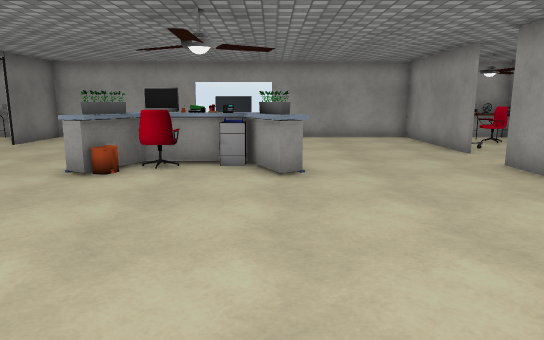
view 1 (above)

24 first-person views from a walk through a 3-D level made in the Unity game engine. The camera is 1.4 m above the floor, tilts 10° down and sees 70° across. The floor is counted in squares, 1 m on a side. Each view is taken from the middle of a square. On the plan, view 1 faces up. The plan holds only what a view shows up to about 16 squares ahead; the rest is blank. The player character is not drawn. Some animated figures are not drawn. Door leaves are left out, so doorways stand open. Some surface patterns are stand-ins.

view 2
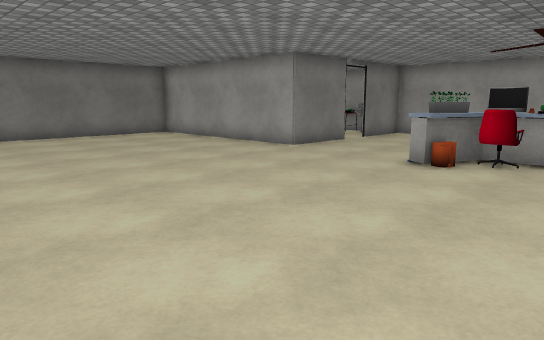

view 3
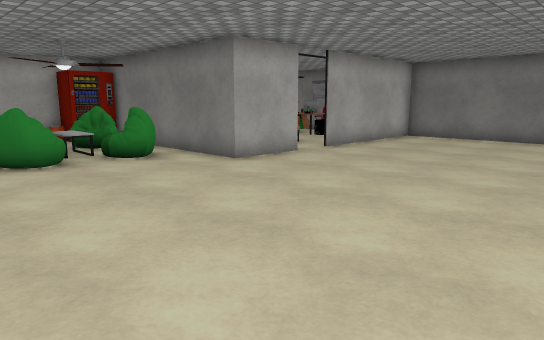

view 4
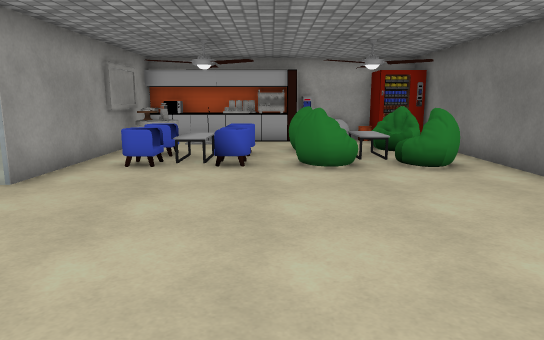

view 5
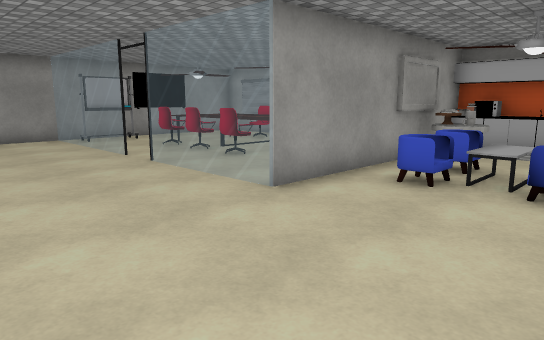

view 6
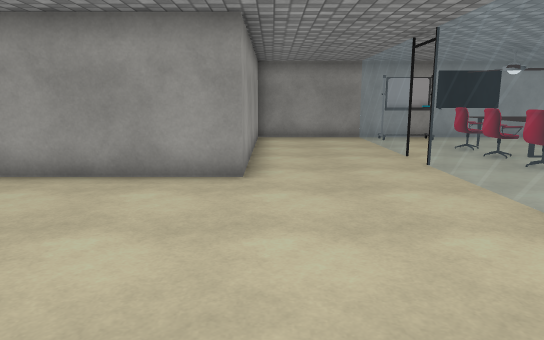

view 7
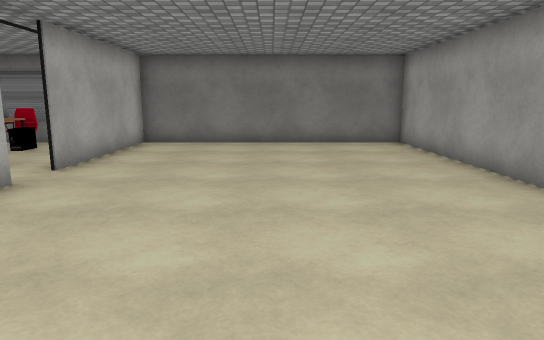

view 8
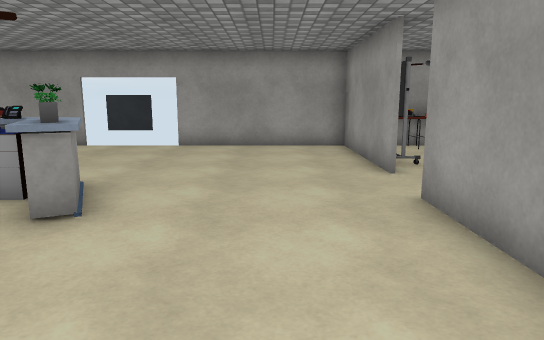

view 9
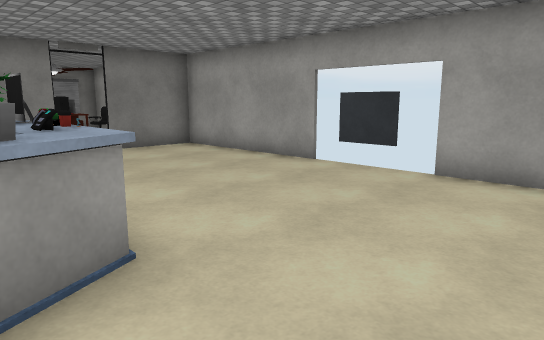

view 10
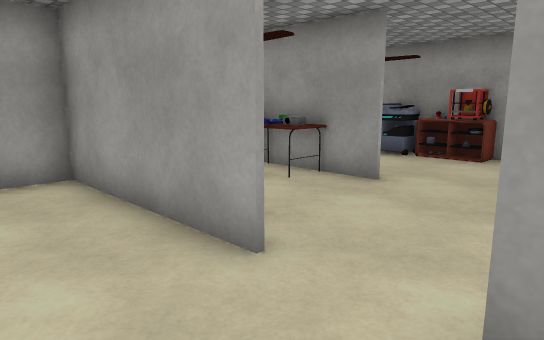

view 11
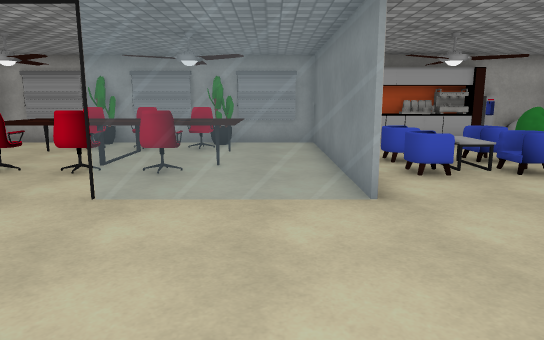

view 12
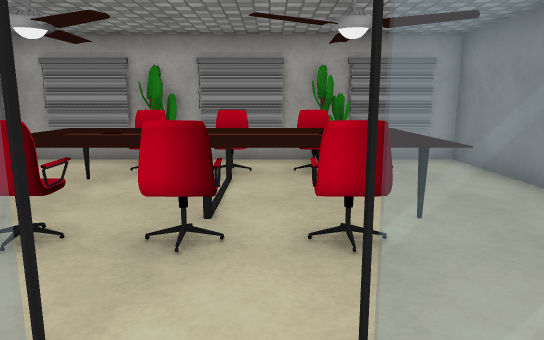

view 13
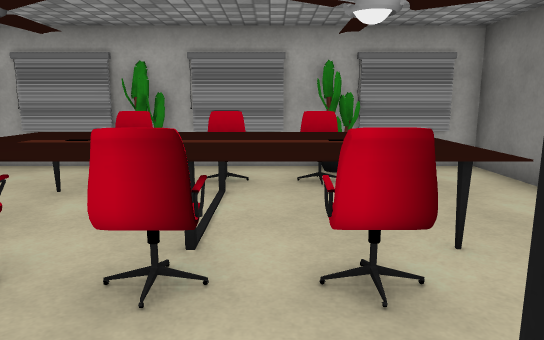

view 14
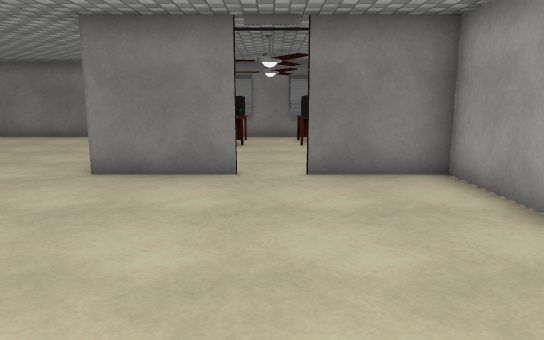

view 15
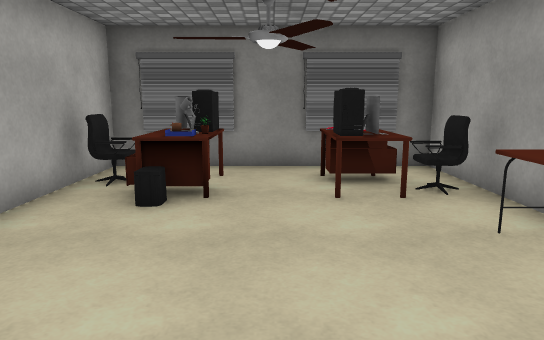

view 16
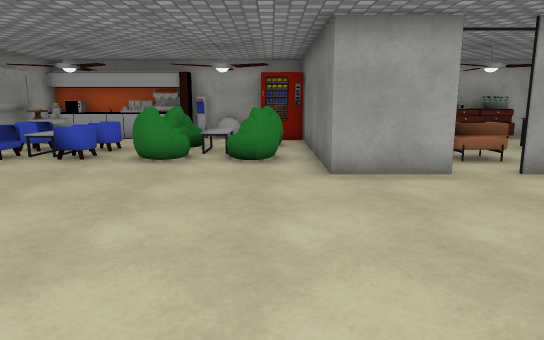

view 17
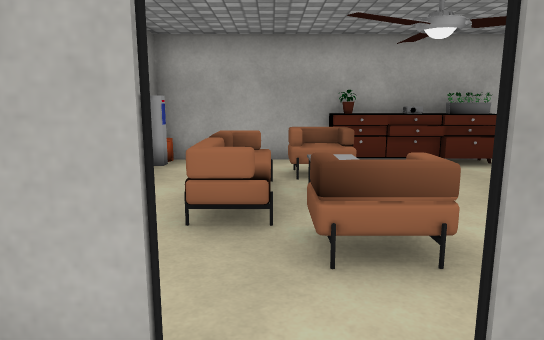

view 18
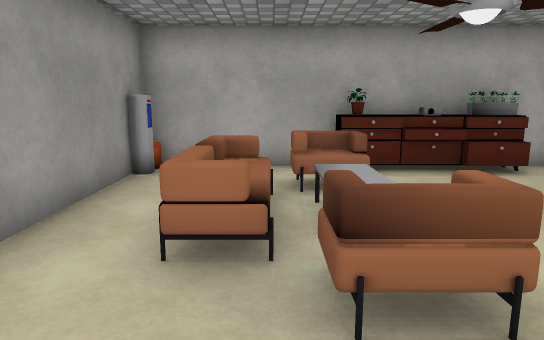

view 19
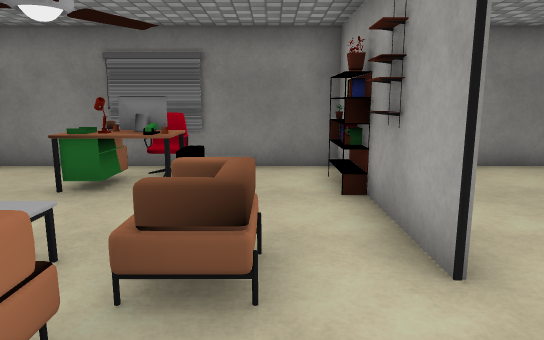

view 20
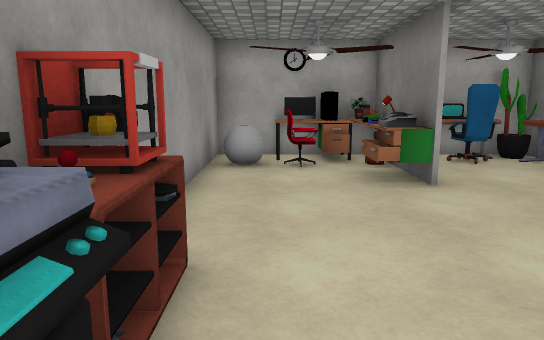

view 21
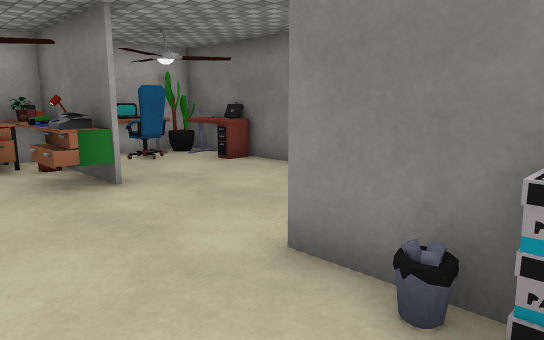

view 22
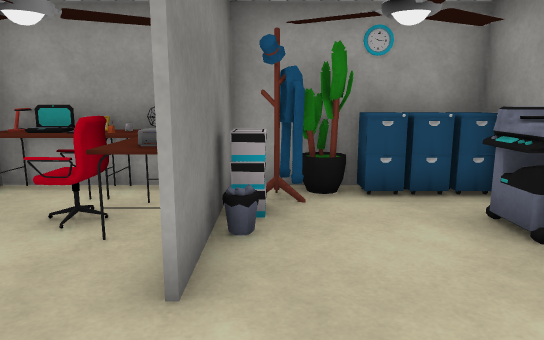

view 23
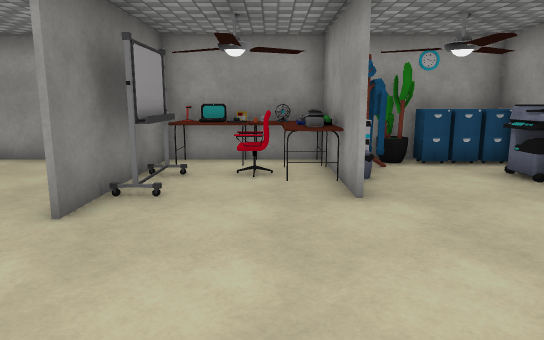

view 24
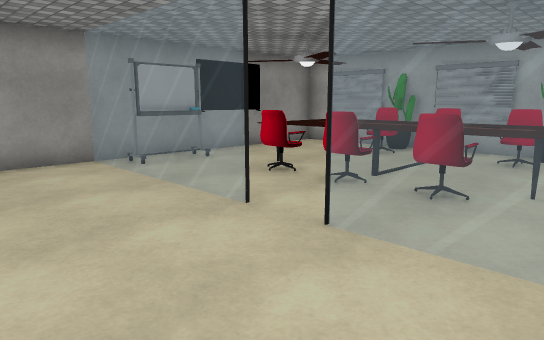

### Floor plan
Key: @ floor where view 1 was taken; # wall or solid block; x gap in a wall; . floor; D open door; = window, fence, low wall or low ledge; O other object.
Columns run from 17 left of view 1 to 14 right of it. Each row starts with its distance up from view 1.
 16 ##############x  x##############
 15 #..O.OOOO.............#OOOOOOOO#
 14 #. O.... #............#.OOOO...#
 13 #.OO.....#............#O.OO...O#
 12 #.......D.............#O..#...O#
 11 #.OO.....#............#.......O#
 10 #.OO.... #......O..............#
  9 #.O....   ....OOOO.............#
  8 #########....OOO.O....#........#
  7 #.....................#...#OO..#
  6 #.....................OO..#OO..#
  5 #..................... OOO  OOO#
  4 #.....................#OOO#OOO##
  3 #..........................O...#
  2 #..............................#
  1 #..............................#
  0 #................@.............#
 -1 ##OOO#DD###.........====DD===O=#
 -2 # ...OO...#O..O.O...#.........O#
 -3 # OO.OOOO.#####.OOO.#.OOOOOO..##
 -4 #OOOO.OOO.# OO..OOO.#.OOOOOO...#
 -5 ##OO..OOO.#OOO#.....#.OOOOOO...#
 -6 ##  . #OO.#OO.O... O#.OOOOOO...#
 -7  #... O. .#O....OOOO#..O.OOO...#
 -8  #OOO#.. .OOOOOOOO#OO..O...O...#
 -9  ###############################

Where each view was taken, in squares from view 1:
view 1: 0 up, 0 right, facing up
view 2: 1 down, 0 right, facing up-left
view 3: 7 up, 1 left, facing down-left
view 4: 6 up, 2 left, facing down
view 5: 4 up, 2 left, facing down-right
view 6: 3 up, 2 left, facing right
view 7: 4 up, 3 left, facing left
view 8: 3 up, 3 right, facing up
view 9: 8 up, 3 right, facing up-left
view 10: 8 up, 3 right, facing up-right
view 11: 5 up, 4 right, facing down
view 12: 1 up, 7 right, facing down
view 13: 0 up, 7 right, facing down
view 14: 12 up, 1 left, facing left
view 15: 12 up, 8 left, facing left
view 16: 7 up, 6 left, facing down
view 17: 1 up, 10 left, facing down
view 18: 0 up, 10 left, facing down
view 19: 2 down, 8 left, facing left
view 20: 14 up, 12 right, facing down
view 21: 14 up, 12 right, facing down-left
view 22: 9 up, 10 right, facing up
view 23: 6 up, 8 right, facing up
view 24: 3 up, 4 right, facing down-right
